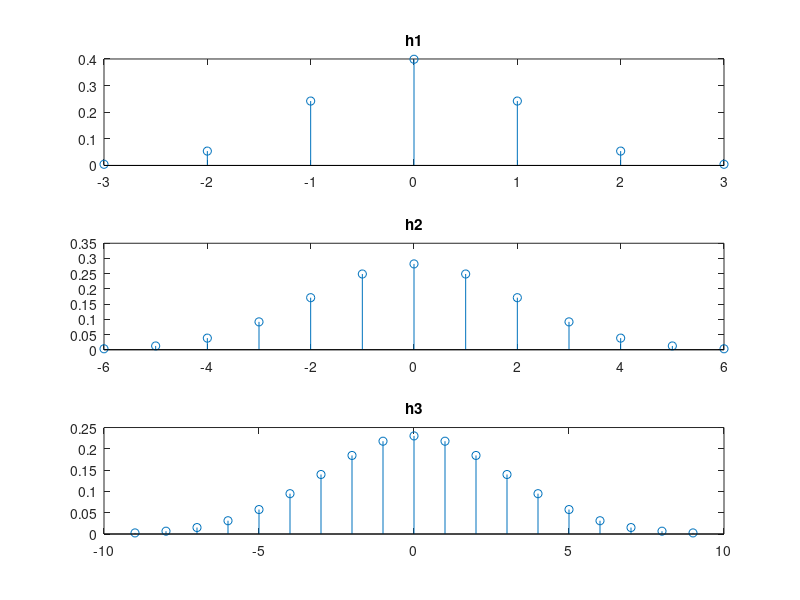

MATLAB code to generate this figure:
%% 4.1
clc; close all;
load('echart.mat');

echartnoisy = echart + 0.8*rand(size(echart));
imshow(echartnoisy);
title("Noisy Image 1");
imshow(echartnoisy, []);
title("Noisy Image 2");

%% 4.1.9
clc; close all;
x = ones(256,256);
hcol = [1,2,1];
hrow = [1,2,1];
Z = conv2(hcol,hrow,x);

%% 5.1
clc; close all;
h = [-1 1];
Yrow = conv2(1, h, echart);
Ycol = conv2(h,1,echart);
Yboth = conv2(h,h,echart);
Zrow = conv2(1,h,echartnoisy);

o = 1;
n1 = -3*o:1:3*o;
h1 = 1/sqrt(2*pi*o) *exp(-n1.^2/(2*o^2));

o = 2;
n2 = -3*o:1:3*o;
h2 = 1/sqrt(2*pi*o) *exp(-n2.^2/(2*o^2));

o = 3;
n3 = -3*o:1:3*o;
h3 = 1/sqrt(2*pi*o) *exp(-n3.^2/(2*o^2));

subplot(3,1,1)
stem(n1,h1);
title("h1");
subplot(3,1,2)
stem(n2,h2);
title("h2");
subplot(3,1,3);
stem(n3,h3);
title("h3");

%% 
close all;clc;
Zblur1 = conv2(h1,h1, echartnoisy);
Zblur2 = conv2(h2,h2, echartnoisy);
Zblur3 = conv2(h3,h3, echartnoisy);

Z1row = conv2(1,h,Zblur1);
Z2row = conv2(1,h,Zblur2);
Z3row = conv2(1,h,Zblur3);
